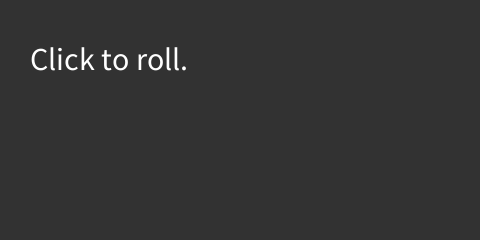
Frame 1 (no input)
Frame 60 (the mouse pressed at the canvas centre just before this capture): identical to frame 1, image omitted
Frame 120 (the mouse held since frame 60 and released just before this capture): identical to frame 1, image omitted

The Processing sketch that drew this single still picture (run headless with seeded random() and noise(); from frame 60 on, the mouse is pressed at the canvas centre):

// Processing sketch: pairOfDice3
// ── pairOfDice3.pde
DiceModel model;

void setup() {
  size(480, 240);
  setBackground();
  model = new DiceModel();
  textSize(32);
  text("Click to roll.", 30, 70);
}

void draw() {
}  

void mousePressed() {
  setBackground();
}  

void mouseReleased() {
  setBackground();
  //Model should not draw. This is not real MVC yet.
  model.roll();
  model.draw(10, 10, height - 20);
}  

void setBackground() {
  background(50);
}


// ── DiceModel.pde
class DiceModel {
  Die die1;
  Die die2;

  DiceModel() {
    die1 = new Die();
    die2 = new Die();
  }

  void roll() {
    die1.roll();
    die2.roll();
  }

  void draw(int x, int y, int sideLength) {
    die1.draw(x, y, sideLength);
    die2.draw(x + sideLength + sideLength / 10, y, sideLength);
  }
}


// ── Die.pde
class Die {
  int x;
  int y;
  int sideLength;
  int rollValue;
  
  Die() {
    rollValue=1;
  }
  
  void roll() {
    rollValue = (int) (1.0 + random(6));
  }

  void draw(int x_, int y_, int sideLength_) {
    x=x_;
    y=y_;
    sideLength=sideLength_;
    stroke(120);
    fill(255);
    rect(x, y, sideLength, sideLength, sideLength / 5);
    textSize(32);
    fill(0);
    if (rollValue == 1)
      drawDots(new int[] {  2, 2 } );
    else if (rollValue == 2) {
      // orientation of dots (upper left and lower right, or upper right and lower left)
      // is randomized. 
      int[] dots = random(1) < 0.5 ? new int[] {  1, 1, 3, 3 } : new int[] {  1, 3, 3, 1 };
      drawDots(dots);
    } 
    else if (rollValue == 3) {
      int[] dots = random(1) < 0.5 ? new int[] {   1, 1, 2, 2, 3, 3 } : new int[] {   1, 3, 2, 2, 3, 1 };
      drawDots(dots);
    } 
    else if (rollValue == 4) {
      drawDots(new int[] {
        1, 1, 1, 3, 3, 1, 3, 3
      }
      );
    } 
    else if (rollValue == 5) {
      drawDots(new int[] {
        1, 1, 1, 3, 3, 1, 3, 3, 2, 2
      }
      );
    } 
    else {
      int[] dots = random(1) < 0.5 ? new int[] { 1, 1, 1, 3, 2, 1, 2, 3, 3, 1, 3, 3} 
          : new int[] { 1, 1, 1, 2, 1, 3, 3, 1, 3, 2, 3, 3};
      drawDots(dots);
    }
  }

  void drawDots(int[] indices) {
    int dotSize  = sideLength / 6;
    int dotSpacing = sideLength/4;
    for (int i = 0; i < indices.length; i = i + 2) 
      ellipse(x + indices[i] * dotSpacing, y + indices[i+1] * dotSpacing, dotSize, dotSize);
  }
}
